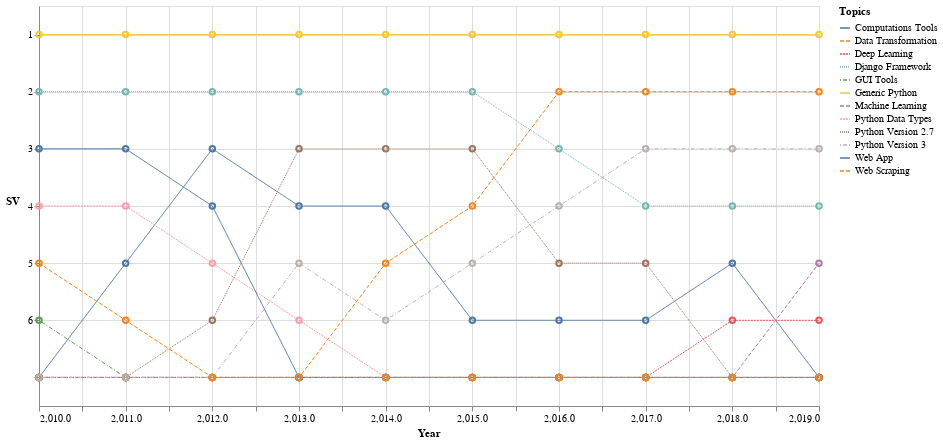

The code cell stored with this chart in its notebook:
### Code cell
# Try visualization using altair

highlight = alt.selection(type='single', on='mouseover',
                          fields=['Topic'], nearest=True, empty="none")


chart = alt.Chart(df_topics).mark_line().encode(
        x='Year',
        y=alt.Y('SV', 
                scale=alt.Scale(domain=(7.5, 0.5), clamp=True), 
                axis=alt.Axis(tickCount=6, titleAngle=0, titlePadding=15,
                             labelColor=alt.condition('datum.value > 6',
                                                      alt.value('white'),
                                                      alt.value('black')))),
        color=alt.Color('Topic', 
                        legend=alt.Legend(title="Topics")),
        strokeDash=alt.Stroke('Topic',
                              legend=None),
        #color=alt.condition(highlight, 'Topic', alt.value("lightgray")),
        size=alt.condition(~highlight, alt.value(1), alt.value(4)),
        tooltip=['SV','Topic'],
).properties(
    width=780,
    height=400
)

points = alt.Chart(df_topics).mark_point(opacity=1).encode(
        x='Year',
        y='SV',
        color=alt.Color("Topic", legend=None)).add_selection(
    highlight
)


layer.configure_axis(
    grid=False
).add_selection(
    highlight
)

layer = chart + points

layer

### Figure 1 — Vega-Lite specification as saved in the notebook (floating-point values rounded to 4 significant figures)
{"config": {"view": {"continuousWidth": 400, "continuousHeight": 300}}, "layer": [{"mark": "line", "encoding": {"color": {"type": "nominal", "field": "Topic", "legend": {"title": "Topics"}}, "size": {"condition": {"value": 1, "selection": {"not": "selector002"}}, "value": 4}, "strokeDash": {"type": "nominal", "field": "Topic", "legend": null}, "tooltip": [{"type": "quantitative", "field": "SV"}, {"type": "nominal", "field": "Topic"}], "x": {"type": "quantitative", "field": "Year"}, "y": {"type": "quantitative", "axis": {"labelColor": {"condition": {"test": "datum.value > 6", "value": "white"}, "value": "black"}, "tickCount": 6, "titleAngle": 0, "titlePadding": 15}, "field": "SV", "scale": {"clamp": true, "domain": [7.5, 0.5]}}}, "height": 400, "width": 780}, {"mark": {"type": "point", "opacity": 1}, "encoding": {"color": {"type": "nominal", "field": "Topic", "legend": null}, "x": {"type": "quantitative", "field": "Year"}, "y": {"type": "quantitative", "field": "SV"}}, "selection": {"selector002": {"type": "single", "on": "mouseover", "fields": ["Topic"], "nearest": true, "empty": "none"}}}], "data": {"name": "data-7e71ae0e83d41ec87f03f202a049f1d4"}, "$schema": "https://vega.github.io/schema/vega-lite/v4.8.1.json", "datasets": {"data-7e71ae0e83d41ec87f03f202a049f1d4": [{"Unnamed: 0": 0, "Year": 2010, "Topic": "Computations Tools", "SV": 7.0}, {"Unnamed: 0": 1, "Year": 2011, "Topic": "Computations Tools", "SV": 5.0}, {"Unnamed: 0": 2, "Year": 2012, "Topic": "Computations Tools", "SV": 3.0}, {"Unnamed: 0": 3, "Year": 2013, "Topic": "Computations Tools", "SV": 4.0}, {"Unnamed: 0": 4, "Year": 2014, "Topic": "Computations Tools", "SV": 4.0}, {"Unnamed: 0": 5, "Year": 2015, "Topic": "Computations Tools", "SV": 6.0}, {"Unnamed: 0": 6, "Year": 2016, "Topic": "Computations Tools", "SV": 6.0}, {"Unnamed: 0": 7, "Year": 2017, "Topic": "Computations Tools", "SV": 6.0}, {"Unnamed: 0": 8, "Year": 2018, "Topic": "Computations Tools", "SV": 5.0}, {"Unnamed: 0": 9, "Year": 2019, "Topic": "Computations Tools", "SV": 7.0}, {"Unnamed: 0": 10, "Year": 2010, "Topic": "Data Transformation", "SV": 7.0}, {"Unnamed: 0": 11, "Year": 2011, "Topic": "Data Transformation", "SV": 7.0}, {"Unnamed: 0": 12, "Year": 2012, "Topic": "Data Transformation", "SV": 7.0}, {"Unnamed: 0": 13, "Year": 2013, "Topic": "Data Transformation", "SV": 7.0}, {"Unnamed: 0": 14, "Year": 2014, "Topic": "Data Transformation", "SV": 5.0}, {"Unnamed: 0": 15, "Year": 2015, "Topic": "Data Transformation", "SV": 4.0}, {"Unnamed: 0": 16, "Year": 2016, "Topic": "Data Transformation", "SV": 2.0}, {"Unnamed: 0": 17, "Year": 2017, "Topic": "Data Transformation", "SV": 2.0}, {"Unnamed: 0": 18, "Year": 2018, "Topic": "Data Transformation", "SV": 2.0}, {"Unnamed: 0": 19, "Year": 2019, "Topic": "Data Transformation", "SV": 2.0}, {"Unnamed: 0": 20, "Year": 2010, "Topic": "Deep Learning", "SV": 7.0}, {"Unnamed: 0": 21, "Year": 2011, "Topic": "Deep Learning", "SV": 7.0}, {"Unnamed: 0": 22, "Year": 2012, "Topic": "Deep Learning", "SV": 7.0}, {"Unnamed: 0": 23, "Year": 2013, "Topic": "Deep Learning", "SV": 7.0}, {"Unnamed: 0": 24, "Year": 2014, "Topic": "Deep Learning", "SV": 7.0}, {"Unnamed: 0": 25, "Year": 2015, "Topic": "Deep Learning", "SV": 7.0}, {"Unnamed: 0": 26, "Year": 2016, "Topic": "Deep Learning", "SV": 7.0}, {"Unnamed: 0": 27, "Year": 2017, "Topic": "Deep Learning", "SV": 7.0}, {"Unnamed: 0": 28, "Year": 2018, "Topic": "Deep Learning", "SV": 6.0}, {"Unnamed: 0": 29, "Year": 2019, "Topic": "Deep Learning", "SV": 6.0}, {"Unnamed: 0": 30, "Year": 2010, "Topic": "Django Framework", "SV": 2.0}, {"Unnamed: 0": 31, "Year": 2011, "Topic": "Django Framework", "SV": 2.0}, {"Unnamed: 0": 32, "Year": 2012, "Topic": "Django Framework", "SV": 2.0}, {"Unnamed: 0": 33, "Year": 2013, "Topic": "Django Framework", "SV": 2.0}, {"Unnamed: 0": 34, "Year": 2014, "Topic": "Django Framework", "SV": 2.0}, {"Unnamed: 0": 35, "Year": 2015, "Topic": "Django Framework", "SV": 2.0}, {"Unnamed: 0": 36, "Year": 2016, "Topic": "Django Framework", "SV": 3.0}, {"Unnamed: 0": 37, "Year": 2017, "Topic": "Django Framework", "SV": 4.0}, {"Unnamed: 0": 38, "Year": 2018, "Topic": "Django Framework", "SV": 4.0}, {"Unnamed: 0": 39, "Year": 2019, "Topic": "Django Framework", "SV": 4.0}, {"Unnamed: 0": 40, "Year": 2010, "Topic": "GUI Tools", "SV": 6.0}, {"Unnamed: 0": 41, "Year": 2011, "Topic": "GUI Tools", "SV": 7.0}, {"Unnamed: 0": 42, "Year": 2012, "Topic": "GUI Tools", "SV": 7.0}, {"Unnamed: 0": 43, "Year": 2013, "Topic": "GUI Tools", "SV": 7.0}, {"Unnamed: 0": 44, "Year": 2014, "Topic": "GUI Tools", "SV": 7.0}, {"Unnamed: 0": 45, "Year": 2015, "Topic": "GUI Tools", "SV": 7.0}, {"Unnamed: 0": 46, "Year": 2016, "Topic": "GUI Tools", "SV": 7.0}, {"Unnamed: 0": 47, "Year": 2017, "Topic": "GUI Tools", "SV": 7.0}, {"Unnamed: 0": 48, "Year": 2018, "Topic": "GUI Tools", "SV": 7.0}, {"Unnamed: 0": 49, "Year": 2019, "Topic": "GUI Tools", "SV": 7.0}, {"Unnamed: 0": 50, "Year": 2010, "Topic": "Generic Python", "SV": 1.0}, {"Unnamed: 0": 51, "Year": 2011, "Topic": "Generic Python", "SV": 1.0}, {"Unnamed: 0": 52, "Year": 2012, "Topic": "Generic Python", "SV": 1.0}, {"Unnamed: 0": 53, "Year": 2013, "Topic": "Generic Python", "SV": 1.0}, {"Unnamed: 0": 54, "Year": 2014, "Topic": "Generic Python", "SV": 1.0}, {"Unnamed: 0": 55, "Year": 2015, "Topic": "Generic Python", "SV": 1.0}, {"Unnamed: 0": 56, "Year": 2016, "Topic": "Generic Python", "SV": 1.0}, {"Unnamed: 0": 57, "Year": 2017, "Topic": "Generic Python", "SV": 1.0}, {"Unnamed: 0": 58, "Year": 2018, "Topic": "Generic Python", "SV": 1.0}, {"Unnamed: 0": 59, "Year": 2019, "Topic": "Generic Python", "SV": 1.0}, {"Unnamed: 0": 60, "Year": 2010, "Topic": "Machine Learning", "SV": 7.0}, {"Unnamed: 0": 61, "Year": 2011, "Topic": "Machine Learning", "SV": 7.0}, {"Unnamed: 0": 62, "Year": 2012, "Topic": "Machine Learning", "SV": 7.0}, {"Unnamed: 0": 63, "Year": 2013, "Topic": "Machine Learning", "SV": 7.0}, {"Unnamed: 0": 64, "Year": 2014, "Topic": "Machine Learning", "SV": 7.0}, {"Unnamed: 0": 65, "Year": 2015, "Topic": "Machine Learning", "SV": 7.0}, {"Unnamed: 0": 66, "Year": 2016, "Topic": "Machine Learning", "SV": 7.0}, {"Unnamed: 0": 67, "Year": 2017, "Topic": "Machine Learning", "SV": 7.0}, {"Unnamed: 0": 68, "Year": 2018, "Topic": "Machine Learning", "SV": 7.0}, {"Unnamed: 0": 69, "Year": 2019, "Topic": "Machine Learning", "SV": 5.0}, {"Unnamed: 0": 70, "Year": 2010, "Topic": "Python Data Types", "SV": 4.0}, {"Unnamed: 0": 71, "Year": 2011, "Topic": "Python Data Types", "SV": 4.0}, {"Unnamed: 0": 72, "Year": 2012, "Topic": "Python Data Types", "SV": 5.0}, {"Unnamed: 0": 73, "Year": 2013, "Topic": "Python Data Types", "SV": 6.0}, {"Unnamed: 0": 74, "Year": 2014, "Topic": "Python Data Types", "SV": 7.0}, {"Unnamed: 0": 75, "Year": 2015, "Topic": "Python Data Types", "SV": 7.0}, {"Unnamed: 0": 76, "Year": 2016, "Topic": "Python Data Types", "SV": 7.0}, {"Unnamed: 0": 77, "Year": 2017, "Topic": "Python Data Types", "SV": 7.0}, {"Unnamed: 0": 78, "Year": 2018, "Topic": "Python Data Types", "SV": 7.0}, {"Unnamed: 0": 79, "Year": 2019, "Topic": "Python Data Types", "SV": 7.0}, {"Unnamed: 0": 80, "Year": 2010, "Topic": "Python Version 2.7", "SV": 7.0}, {"Unnamed: 0": 81, "Year": 2011, "Topic": "Python Version 2.7", "SV": 7.0}, {"Unnamed: 0": 82, "Year": 2012, "Topic": "Python Version 2.7", "SV": 6.0}, {"Unnamed: 0": 83, "Year": 2013, "Topic": "Python Version 2.7", "SV": 3.0}, {"Unnamed: 0": 84, "Year": 2014, "Topic": "Python Version 2.7", "SV": 3.0}, {"Unnamed: 0": 85, "Year": 2015, "Topic": "Python Version 2.7", "SV": 3.0}, {"Unnamed: 0": 86, "Year": 2016, "Topic": "Python Version 2.7", "SV": 5.0}, {"Unnamed: 0": 87, "Year": 2017, "Topic": "Python Version 2.7", "SV": 5.0}, {"Unnamed: 0": 88, "Year": 2018, "Topic": "Python Version 2.7", "SV": 7.0}, {"Unnamed: 0": 89, "Year": 2019, "Topic": "Python Version 2.7", "SV": 7.0}, {"Unnamed: 0": 90, "Year": 2010, "Topic": "Python Version 3", "SV": 7.0}, {"Unnamed: 0": 91, "Year": 2011, "Topic": "Python Version 3", "SV": 7.0}, {"Unnamed: 0": 92, "Year": 2012, "Topic": "Python Version 3", "SV": 7.0}, {"Unnamed: 0": 93, "Year": 2013, "Topic": "Python Version 3", "SV": 5.0}, {"Unnamed: 0": 94, "Year": 2014, "Topic": "Python Version 3", "SV": 6.0}, {"Unnamed: 0": 95, "Year": 2015, "Topic": "Python Version 3", "SV": 5.0}, {"Unnamed: 0": 96, "Year": 2016, "Topic": "Python Version 3", "SV": 4.0}, {"Unnamed: 0": 97, "Year": 2017, "Topic": "Python Version 3", "SV": 3.0}, {"Unnamed: 0": 98, "Year": 2018, "Topic": "Python Version 3", "SV": 3.0}, {"Unnamed: 0": 99, "Year": 2019, "Topic": "Python Version 3", "SV": 3.0}, {"Unnamed: 0": 100, "Year": 2010, "Topic": "Web App", "SV": 3.0}, {"Unnamed: 0": 101, "Year": 2011, "Topic": "Web App", "SV": 3.0}, {"Unnamed: 0": 102, "Year": 2012, "Topic": "Web App", "SV": 4.0}, {"Unnamed: 0": 103, "Year": 2013, "Topic": "Web App", "SV": 7.0}, {"Unnamed: 0": 104, "Year": 2014, "Topic": "Web App", "SV": 7.0}, {"Unnamed: 0": 105, "Year": 2015, "Topic": "Web App", "SV": 7.0}, {"Unnamed: 0": 106, "Year": 2016, "Topic": "Web App", "SV": 7.0}, {"Unnamed: 0": 107, "Year": 2017, "Topic": "Web App", "SV": 7.0}, {"Unnamed: 0": 108, "Year": 2018, "Topic": "Web App", "SV": 7.0}, {"Unnamed: 0": 109, "Year": 2019, "Topic": "Web App", "SV": 7.0}, {"Unnamed: 0": 110, "Year": 2010, "Topic": "Web Scraping", "SV": 5.0}, {"Unnamed: 0": 111, "Year": 2011, "Topic": "Web Scraping", "SV": 6.0}, {"Unnamed: 0": 112, "Year": 2012, "Topic": "Web Scraping", "SV": 7.0}, {"Unnamed: 0": 113, "Year": 2013, "Topic": "Web Scraping", "SV": 7.0}, {"Unnamed: 0": 114, "Year": 2014, "Topic": "Web Scraping", "SV": 7.0}, {"Unnamed: 0": 115, "Year": 2015, "Topic": "Web Scraping", "SV": 7.0}, {"Unnamed: 0": 116, "Year": 2016, "Topic": "Web Scraping", "SV": 7.0}, {"Unnamed: 0": 117, "Year": 2017, "Topic": "Web Scraping", "SV": 7.0}, {"Unnamed: 0": 118, "Year": 2018, "Topic": "Web Scraping", "SV": 7.0}, {"Unnamed: 0": 119, "Year": 2019, "Topic": "Web Scraping", "SV": 7.0}]}}
